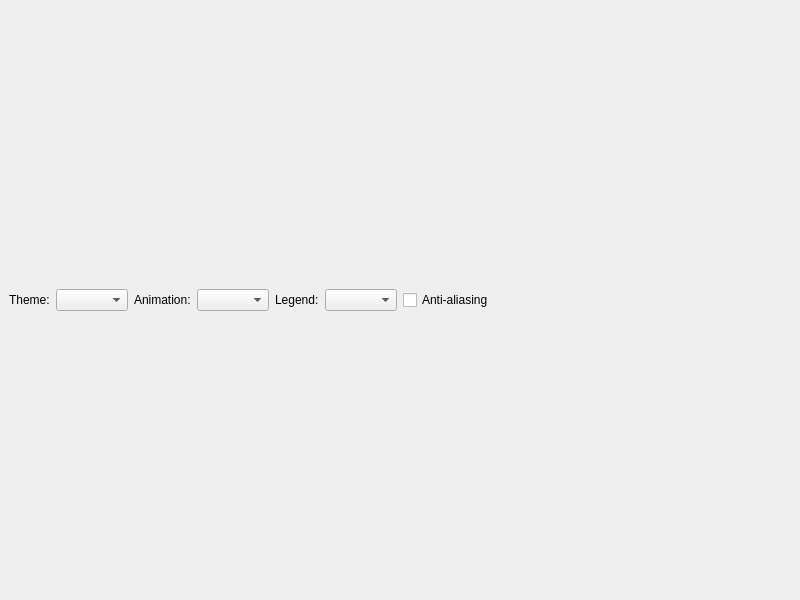
<?xml version="1.0" encoding="UTF-8"?>
<ui version="4.0">
 <class>gui_base</class>
 <widget class="QMainWindow" name="gui_base">
  <property name="geometry">
   <rect>
    <x>0</x>
    <y>0</y>
    <width>800</width>
    <height>600</height>
   </rect>
  </property>
  <property name="windowTitle">
   <string>gui_base</string>
  </property>
  <widget class="QWidget" name="centralwidget">
   <layout class="QGridLayout" name="gridLayout">
    <item row="0" column="0">
     <layout class="QHBoxLayout" name="horizontalLayout">
      <item>
       <widget class="QLabel" name="themeLabel">
        <property name="text">
         <string>Theme:</string>
        </property>
       </widget>
      </item>
      <item>
       <widget class="QComboBox" name="themeComboBox"/>
      </item>
      <item>
       <widget class="QLabel" name="animatedLabel">
        <property name="text">
         <string>Animation:</string>
        </property>
       </widget>
      </item>
      <item>
       <widget class="QComboBox" name="animatedComboBox"/>
      </item>
      <item>
       <widget class="QLabel" name="legendLabel">
        <property name="text">
         <string>Legend:</string>
        </property>
       </widget>
      </item>
      <item>
       <widget class="QComboBox" name="legendComboBox"/>
      </item>
      <item>
       <widget class="QCheckBox" name="antialiasCheckBox">
        <property name="text">
         <string>Anti-aliasing</string>
        </property>
        <property name="checked">
         <bool>false</bool>
        </property>
       </widget>
      </item>
      <item>
       <spacer name="horizontalSpacer">
        <property name="orientation">
         <enum>Qt::Horizontal</enum>
        </property>
        <property name="sizeHint" stdset="0">
         <size>
          <width>40</width>
          <height>20</height>
         </size>
        </property>
       </spacer>
      </item>
     </layout>
    </item>
   </layout>
  </widget>
 </widget>
 <resources/>
 <connections/>
</ui>
